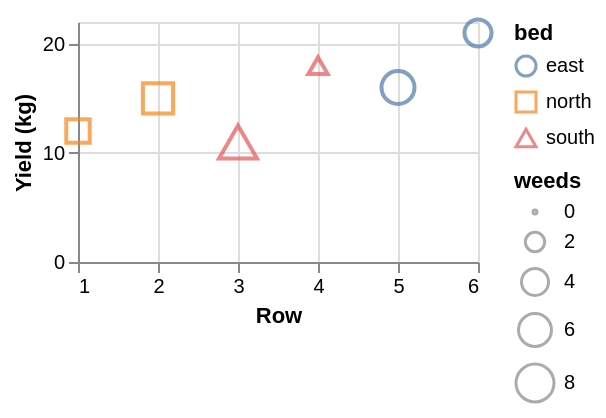

Vega-Lite specification stored for this chart:
### Vega-Lite specification from a JSON file in a GitHub repository (floating-point values rounded to 4 significant figures)
{"$schema": "https://vega.github.io/schema/vega-lite/v5.json", "width": 200, "height": 120, "data": {"values": [{"row": 1, "yield": 12, "bed": "north", "weeds": 3}, {"row": 2, "yield": 15, "bed": "north", "weeds": 5}, {"row": 3, "yield": 11, "bed": "south", "weeds": 8}, {"row": 4, "yield": 18, "bed": "south", "weeds": 2}, {"row": 5, "yield": 16, "bed": "east", "weeds": 6}, {"row": 6, "yield": 21, "bed": "east", "weeds": 4}]}, "mark": "point", "encoding": {"x": {"field": "row", "type": "quantitative", "scale": {"zero": false}, "axis": {"title": "Row"}}, "y": {"field": "yield", "type": "quantitative", "axis": {"title": "Yield (kg)"}}, "color": {"field": "bed", "type": "nominal"}, "shape": {"field": "bed", "type": "nominal"}, "size": {"field": "weeds", "type": "quantitative"}}}
